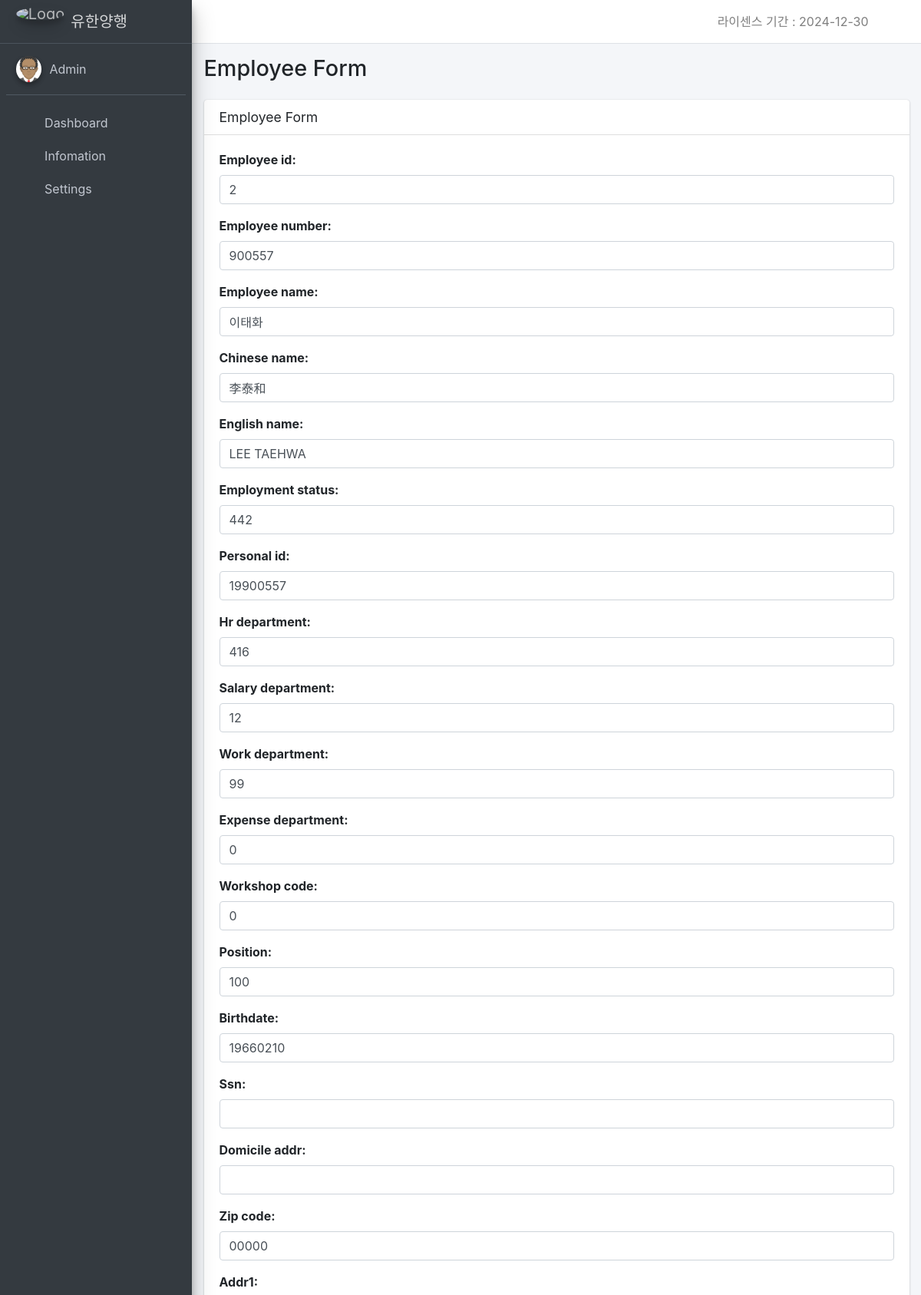
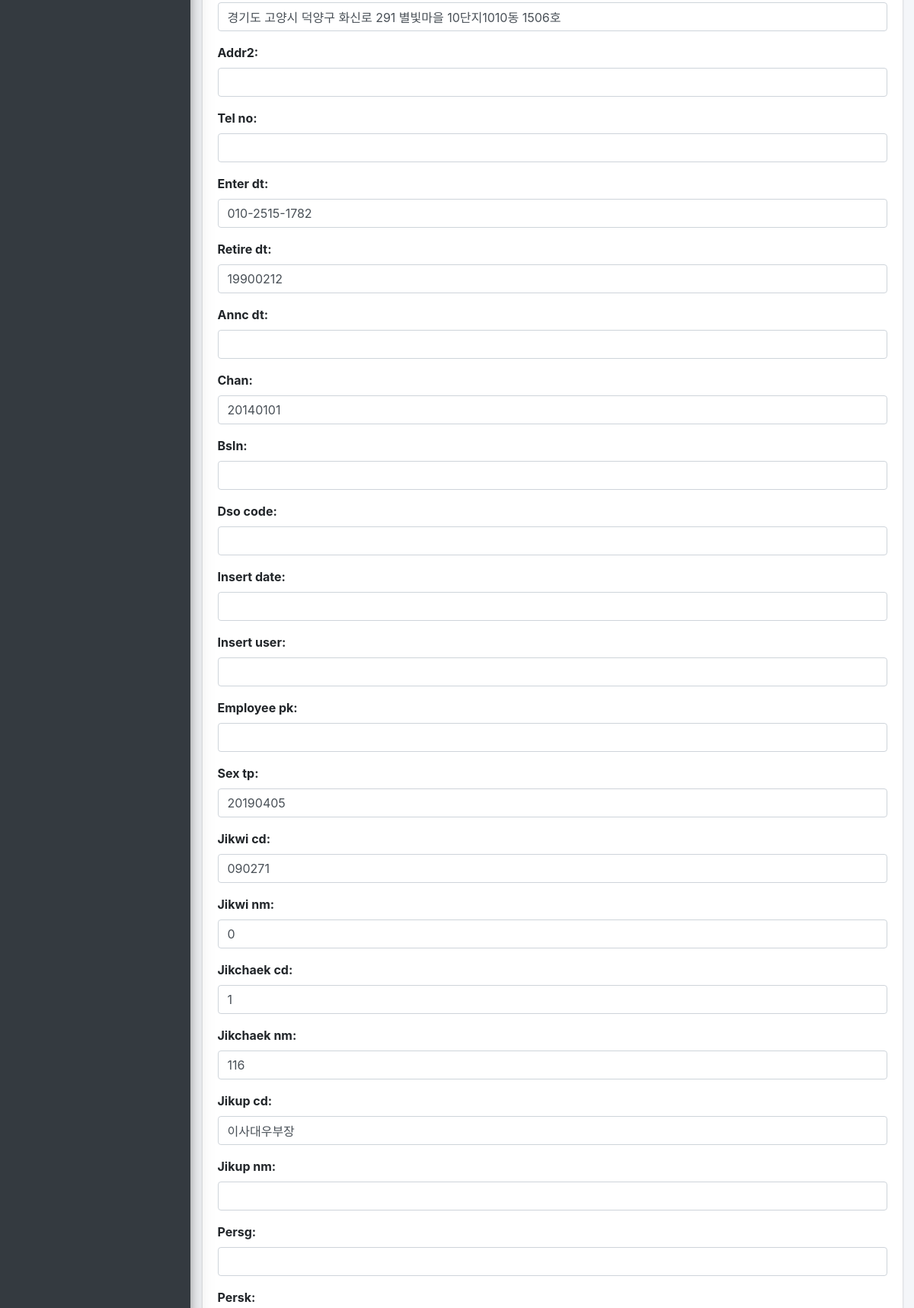
The app's page /employee_form/3417/ (upper part) with its own data (2 pictures, top to bottom).
### insa/models.py (models this page shows, shortened)
class Employee(models.Model):
    id = models.AutoField(primary_key=True)  # 기본 키 추가
    employee_id = models.CharField(max_length=20,null=True)
    employee_number = models.CharField(max_length=20)
    employee_name = models.CharField(max_length=100)
    chinese_name = models.CharField(max_length=100)
    english_name = models.CharField(max_length=100)
    employment_status = models.CharField(max_length=10)
    personal_id = models.CharField(max_length=20)
    hr_department = models.CharField(max_length=10)
    salary_department = models.CharField(max_length=10)
    work_department = models.CharField(max_length=10)
    expense_department = models.CharField(max_length=10)
    workshop_code = models.CharField(max_length=10)
    position = models.CharField(max_length=10)
    birthdate = models.CharField(max_length=10)
    ssn = models.CharField(max_length=20)
    domicile_addr = models.CharField(max_length=100,null=True)
    zip_code = models.CharField(max_length=100,null=True)
    addr1 = models.CharField(max_length=100,null=True)
    addr2 = models.CharField(max_length=100,null=True)
    tel_no = models.CharField(max_length=100,null=True)
    enter_dt = models.CharField(max_length=100,null=True)
    retire_dt = models.CharField(max_length=100,null=True)
    annc_dt = models.CharField(max_length=100,null=True)
    chan = models.CharField(max_length=100,null=True)
    bsln = models.CharField(max_length=100,null=True)
    dso_code = models.CharField(max_length=100,null=True)
    insert_date = models.CharField(max_length=100,null=True)
    insert_user = models.CharField(max_length=100,null=True)
    employee_pk = models.CharField(max_length=100,null=True)
    sex_tp = models.CharField(max_length=100,null=True)
    jikwi_cd = models.CharField(max_length=100,null=True)
    jikwi_nm = models.CharField(max_length=100,null=True)
    jikchaek_cd = models.CharField(max_length=100,null=True)
    jikchaek_nm = models.CharField(max_length=100,null=True)
    jikup_cd = models.CharField(max_length=100,null=True)
    jikup_nm = models.CharField(max_length=100,null=True)
    persg = models.CharField(max_length=100,null=True)
    persk = models.CharField(max_length=100,null=True)
    auth = models.CharField(max_length=100,null=True)

### insa/views.py (the view)
# urls.py: path('employee_form/', views.employee_form, name='employee_form'),
def employee_form(request, id=None):
    if id:
        employee = get_object_or_404(Employee, id=id)
    else:
        employee = None
    if request.method == 'POST':
        form = EmployeeForm(request.POST, instance=employee)
        if form.is_valid():
            form.save()
            return redirect('table_page')
    else:
        form = EmployeeForm(instance=employee)
    return render(request, 'employee_form.html', {'form': form, 'sets': sets, 'license_expiry_date': check_license()})

### insa/forms.py
class EmployeeForm(forms.ModelForm):
    class Meta:
        model = Employee
        fields = '__all__'
        widgets = {
            field.name: forms.TextInput(attrs={'class': 'form-control'}) for field in Employee._meta.fields
        }

### insa/templatetags/menu_tags.py (called while the page is built)
@register.simple_tag
def active(request, pattern):
    import re
    if re.search(pattern, request.path):
        return 'active'
    return ''

### insa/views.py (called while the page is built)
def check_license():
    setting = Setting.objects.get(site_name='AD_SETTINGS')
    license_key = setting.license_key
    shift=3
    try:
        base64_bytes = license_key.encode('utf-8')
        encrypted_date_bytes = base64.b64decode(base64_bytes)
        encrypted_date = encrypted_date_bytes.decode('utf-8')
        parts = encrypted_date.split('-')
        decrypted_date = ''
        for part in parts:
            decrypted_part = ''
            for char in part:
                decrypted_part += chr((ord(char) - ord('0') - shift) % 10 + ord('0'))
            decrypted_date += decrypted_part + '-'
        decrypted_date = decrypted_date.rstrip('-')
        expiry_date = datetime.datetime.strptime(decrypted_date, '%Y-%m-%d').date()
        return "라이센스 기간 : " + str(expiry_date)
    except:
        return "유효한 라이센스가 아니거나 잘못된 키입니다."

### templates/employee_form.html (shortened to what this page needs)
{% extends 'base.html' %}
{% block content %}
<div class="content-header">
    <div class="container-fluid">
        <div class="row mb-2">
            <div class="col-sm-6">
                <h1 class="m-0">Employee Form</h1>
            </div>
        </div>
    </div>
</div>
<div class="content">
    <div class="container-fluid">
        <div class="row">
            <div class="col-lg-12">
                <div class="card">
                    <div class="card-header">
                        <h3 class="card-title">Employee Form</h3>
                    </div>
                    <div class="card-body">
                        <form method="post">
                            {{ form.as_p }}
                        </form>
                    </div>
                </div>
            </div>
        </div>
    </div>
</div>
{% endblock %}

### records on screen
Employee: employee_id "2", employee_number "900557", employee_name "이태화", chinese_name "李泰和", english_name "LEE TAEHWA", employment_status "442", personal_id "19900557", hr_department "416", salary_department "12", work_department "99", expense_department "0", workshop_code "0", position "100", birthdate "19660210", zip_code "00000", addr1 "경기도 고양시 덕양구 화신로 291 별빛마을 10단지1010동 1506호", enter_dt "010-2515-1782", retire_dt "19900212", chan "20140101", sex_tp "20190405", jikwi_cd "090271", jikwi_nm "0", jikchaek_cd "1", jikchaek_nm "116", jikup_cd "이사대우부장"

### other values on screen
{{ license_expiry_date }} "라이센스 기간 : 2024-12-30"
